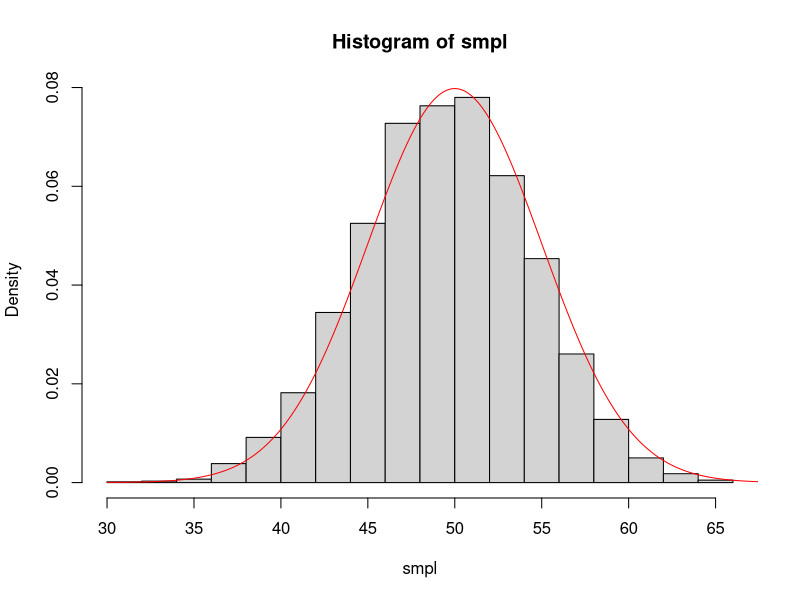
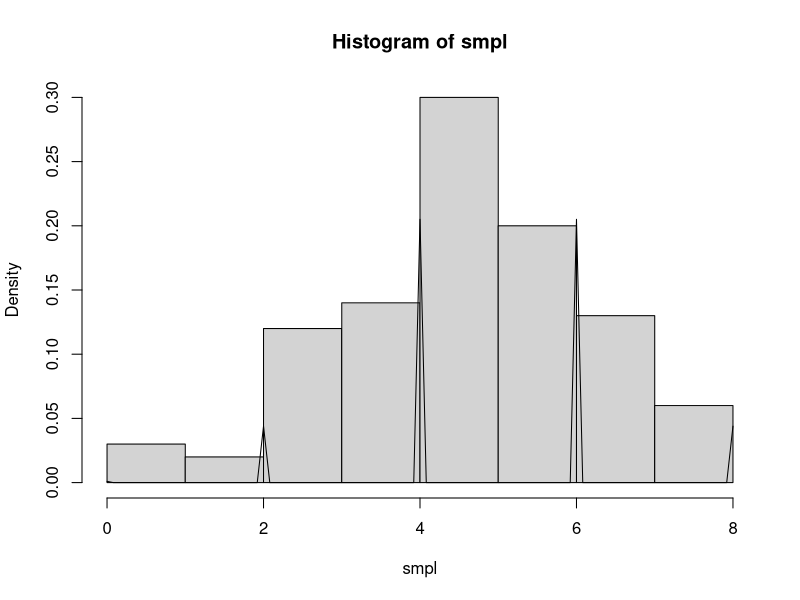

Write R code to recreate these figures, in order. (Note: this script raises an error after producing the figures.)
n <- 1e4
size <- 100
prob <- 0.5
smpl <- rbinom(n, 100, 0.5)
h <- hist(smpl, prob = T)
mu <- size*prob
sigma <- sqrt(size*prob*(1-prob))
curve(dnorm(x, mu, sigma), 30, 70, 1e3, add=T, col='red')


plot.distr <- function(rfunc, dfunc, params, n, type){
  
  smpl <- do.call(rfunc, c(list(n=n), params))
  hist(smpl, prob=T)
  expr <- function(x) do.call(dfunc, c(list(x=x), params))
  curve(expr, add=T)
}

plot.distr(rbinom, dbinom, list(size=10, prob=0.5), 100)

p <- dbinom(1:100, size, prob=prob)
h <- table(rbinom(n, size, prob))/size
m <- rbind()
barplot(m, beside = T, width = 0.1, space = 5, xlim = c(30, 70), 
        col = c("red", "blue"))
